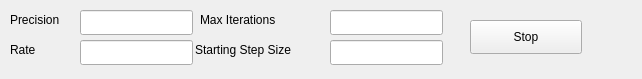
<?xml version="1.0" encoding="UTF-8"?>
<ui version="4.0">
 <class>Form</class>
 <widget class="QWidget" name="Form">
  <property name="geometry">
   <rect>
    <x>0</x>
    <y>0</y>
    <width>642</width>
    <height>79</height>
   </rect>
  </property>
  <property name="windowTitle">
   <string>Form</string>
  </property>
  <widget class="QLineEdit" name="precisionEdit">
   <property name="geometry">
    <rect>
     <x>80</x>
     <y>10</y>
     <width>113</width>
     <height>25</height>
    </rect>
   </property>
  </widget>
  <widget class="QLineEdit" name="rateEdit">
   <property name="geometry">
    <rect>
     <x>80</x>
     <y>40</y>
     <width>113</width>
     <height>25</height>
    </rect>
   </property>
  </widget>
  <widget class="QLineEdit" name="start_step_sizeEdit">
   <property name="geometry">
    <rect>
     <x>330</x>
     <y>40</y>
     <width>113</width>
     <height>25</height>
    </rect>
   </property>
  </widget>
  <widget class="QLabel" name="label">
   <property name="geometry">
    <rect>
     <x>10</x>
     <y>10</y>
     <width>66</width>
     <height>19</height>
    </rect>
   </property>
   <property name="text">
    <string>Precision</string>
   </property>
  </widget>
  <widget class="QLineEdit" name="max_itersEdit">
   <property name="geometry">
    <rect>
     <x>330</x>
     <y>10</y>
     <width>113</width>
     <height>25</height>
    </rect>
   </property>
  </widget>
  <widget class="QLabel" name="label_2">
   <property name="geometry">
    <rect>
     <x>10</x>
     <y>40</y>
     <width>66</width>
     <height>19</height>
    </rect>
   </property>
   <property name="text">
    <string>Rate</string>
   </property>
  </widget>
  <widget class="QLabel" name="label_3">
   <property name="geometry">
    <rect>
     <x>200</x>
     <y>10</y>
     <width>131</width>
     <height>19</height>
    </rect>
   </property>
   <property name="text">
    <string>Max Iterations</string>
   </property>
  </widget>
  <widget class="QPushButton" name="stopButton">
   <property name="geometry">
    <rect>
     <x>470</x>
     <y>20</y>
     <width>112</width>
     <height>34</height>
    </rect>
   </property>
   <property name="text">
    <string>Stop</string>
   </property>
  </widget>
  <widget class="QLabel" name="label_4">
   <property name="geometry">
    <rect>
     <x>195</x>
     <y>40</y>
     <width>131</width>
     <height>20</height>
    </rect>
   </property>
   <property name="text">
    <string>Starting Step Size</string>
   </property>
  </widget>
 </widget>
 <resources/>
 <connections/>
</ui>
